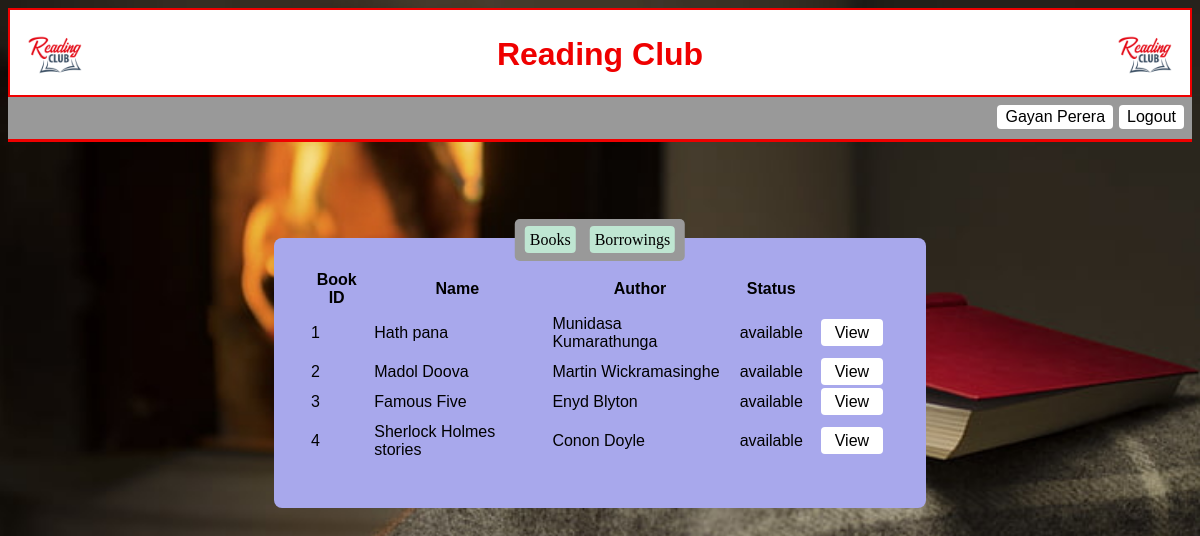
The page /member_books.php (signed in) on the database its author committed.
### tables this page shows
CREATE TABLE `book` (
  `bookID` int(11) NOT NULL,
  `name` varchar(200) DEFAULT NULL,
  `author` varchar(200) DEFAULT NULL,
  `price` int(11) DEFAULT NULL,
  `year` int(11) DEFAULT NULL,
  `status` varchar(20) DEFAULT NULL
);

### member_books.php (the view, shortened to what this page needs)
<!DOCTYPE html>
<?php require_once 'php/db_connection.php' ?>
<html>
<head>
    <link rel="stylesheet" type="text/css" href="css/index.css">
</head>
<body style="background-image: url('icon/member_home.jpg');background-repeat:no-repeat;background-attachment:fixed;background-size:cover;">
    <div class="container">
        <div class="top">
            <img src="./icon/logo.jpg" style="float:left;width:80px;">
            <img src="./icon/logo.jpg" style="float:right;width:80px;">
            <center><h1>Reading Club</h1></center>
        </div>
        <div class="mid">
            <a href="login.php">Logout</a>
            <a href="member_edit_self_profile.php"><?php echo $_SESSION["username"]; ?></a>
        </div>
        <div class="nav">
            <div class="nav-btn">
                <center>
                    <a href="member_books.php">Books</a>
                    <a href="member_borrowings.php">Borrowings</a>
                </center>
            </div>
        </div><br>
        <center>
            <br>
            <div class="form-box">
                <table>
                    <tr>
                        <th>Book ID </th>
                        <th>Name </th>
                        <th>Author </th>
                        <th>Status</th>
                    </tr>
                    <?php
                        $sql = "SELECT * FROM book";
                        $result = $conn->query($sql);
                        if ($result->num_rows > 0) {
                            while($row = $result->fetch_assoc()) {
                                echo "<tr>";
                                echo "<td>".$row["bookID"]."</td><td>".$row["name"]."</td><td>".$row["author"]."</td><td>".$row["status"]."</td><td><a href='member_view_book.php?bookID=".$row["bookID"]."'>&nbsp;&nbsp;View&nbsp;&nbsp;</a></td>";
                                echo "</tr>";
                            }
                        } else {
                            echo "0 results";
                        }
                    ?>
                    <tr>
                        <td></td>
                    </tr>
                </table>
            </div>
        </center>
    </div>
</body>
</html>

### css/index.css (style rules this page uses)
.top { background-color:#ffffff; color:white; width:100%; height:89px; padding:5px; box-sizing:border-box; border:2px solid #ef0000; }
.top h1 { text-align:center; color:#ef0000; font-family:sans-serif; }
.mid { background-color:#999999; color:black; width:100%; height:45px; padding:5px; box-sizing:border-box; border-bottom-style:solid; border-bottom-color:#ef0000; font-family:sans-serif; }
.mid a { background-color:#ffffff; text-align:center; color:#000000; padding-top:3px; padding-bottom:3px; padding-left:8px; padding-right:8px; border-radius:4px; text-decoration:none; float:right; margin:3px; }
.container { width:100%; height:auto; background-color:66ff33; box-sizing:border-box; }
.nav { margin:10px; }
.nav a { padding:5px; background-color:#bfe6d2; color:#000000; text-decoration:none; margin:5px; border-radius:4px; }
.form-box { background-color:#a8a8ec; border-radius:8px; padding:30px; width:50%; margin:50px; font-family:sans-serif; }
.form-box td { padding:5px; }
.form-submit-button, .form-box a { background-color:#ffffff; text-align:center; color:#000000; padding:5px; border-radius:4px; border:none; text-decoration:none; margin:3px; margin:6px; }
.nav-btn { position: absolute; top: 30%; left: 50%; transform: translate(-50%, -50%); -ms-transform: translate(-50%, -50%); background-color: #999999; padding: 12px 5px; border: none; border-radius: 5px; }

### rows shown on the page
book: bookID "1", name "Hath pana", author "Munidasa Kumarathunga", status "available"
book: bookID "2", name "Madol Doova", author "Martin Wickramasinghe", status "available"
book: bookID "3", name "Famous Five", author "Enyd Blyton", status "available"
book: bookID "4", name "Sherlock Holmes stories", author "Conon Doyle", status "available"

### other values the page prints
$_SESSION["username"] "Gayan Perera"
